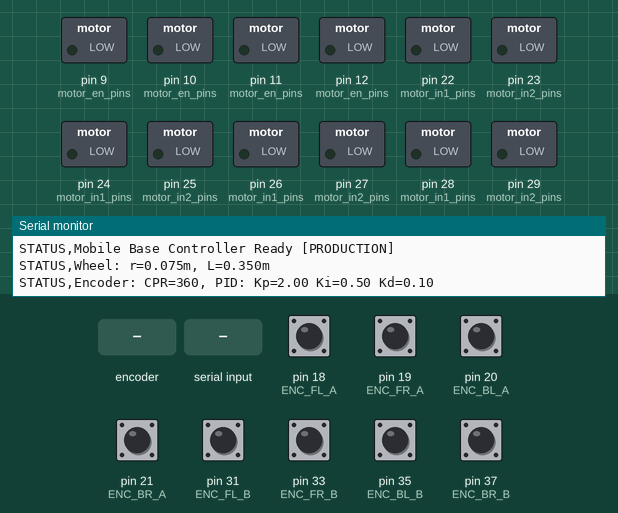
Simulated run of this sketch. Board: Arduino Mega 2560, built with avr-gcc and run on an emulated ATmega2560. Parts: switched loads named in the sketch (green lamp = pin HIGH), the last lines printed to the serial monitor. Dashed ring = blinking. The inputs (shaded band) are chosen by the test bench; at power-on: pin 18 (ENC_FL_A), pin 19 (ENC_FR_A), pin 20 (ENC_BL_A), pin 21 (ENC_BR_A), pin 31 (ENC_FL_B), pin 33 (ENC_FR_B), pin 35 (ENC_BL_B), pin 37 (ENC_BR_B) HIGH.

Above: at 1.2 s.
1.3 s: rotary encoder on pin 18 (ENC_FL_A) / pin 31 (ENC_FL_B) turned 3 steps (first pin leading)
At 1.57 s:
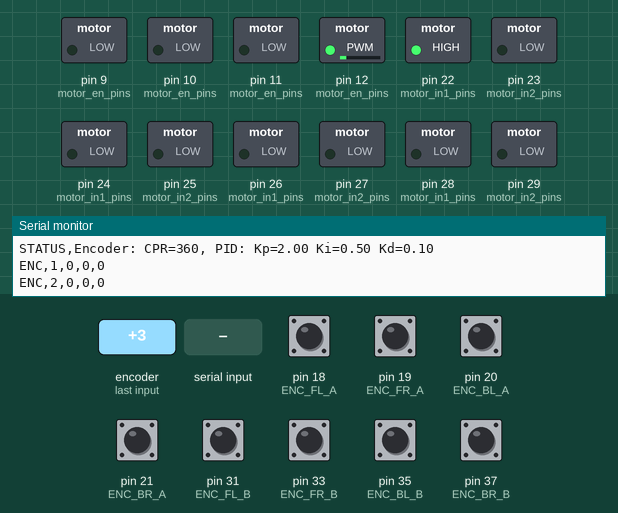
3.4 s: "VEL,,45\n" received over Serial
At 3.9 s:
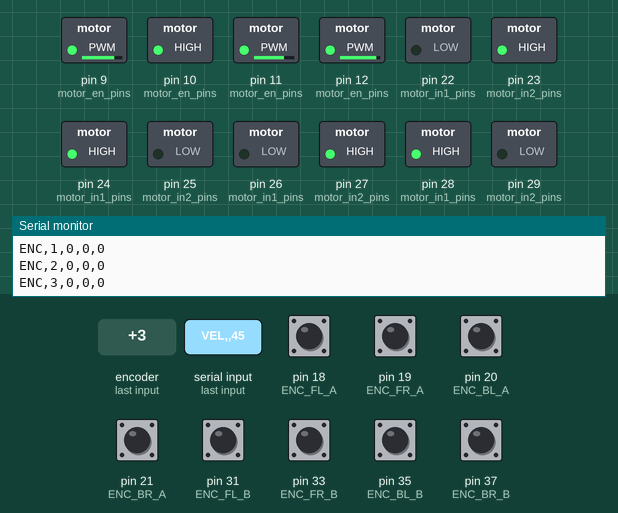
6.4 s: pin 19 (ENC_FR_A) pulled LOW for 0.15 s
At 7.7 s:
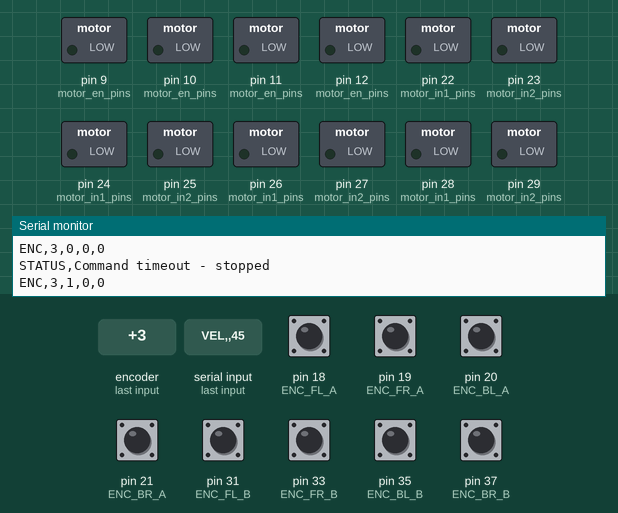
8.0 s: pin 20 (ENC_BL_A) pulled LOW for 0.15 s
At 9.2 s:
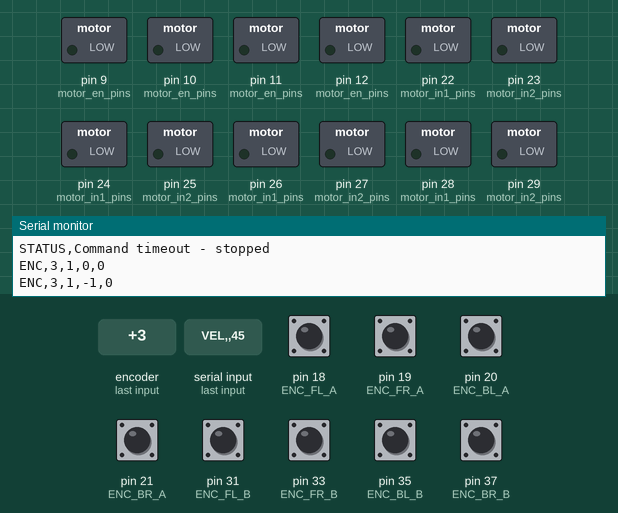
9.6 s: pin 21 (ENC_BR_A) pulled LOW for 0.15 s
At 10.4 s:
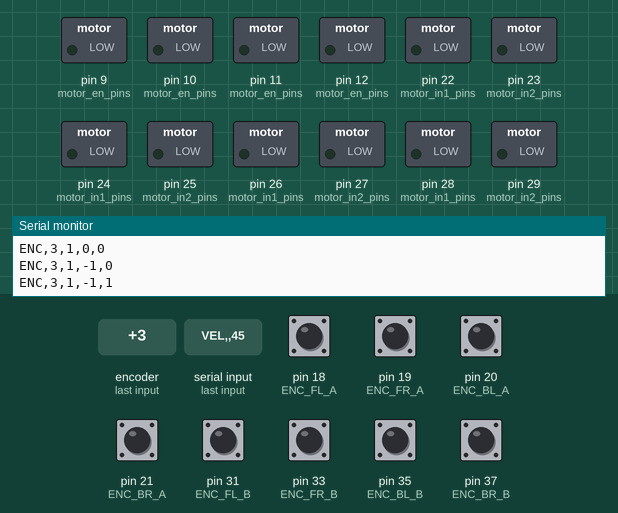
11.2 s: pin 19 (ENC_FR_A) pulled LOW for 1 s
At 12.5 s:
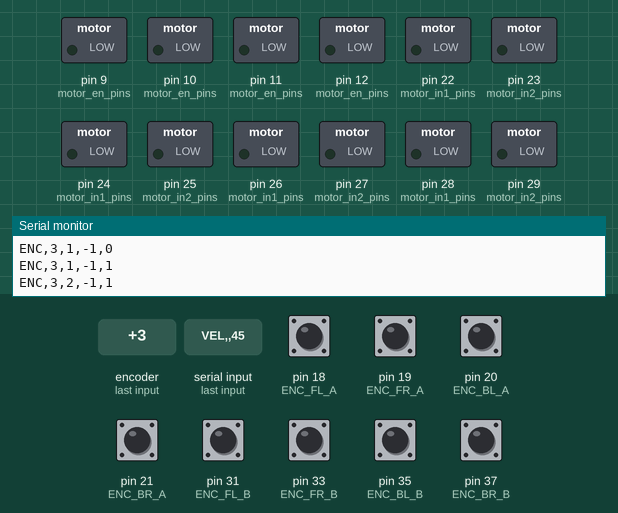
Timing chart, 0 to 14.2 s (numbered marks = the images above; inputs shaded):
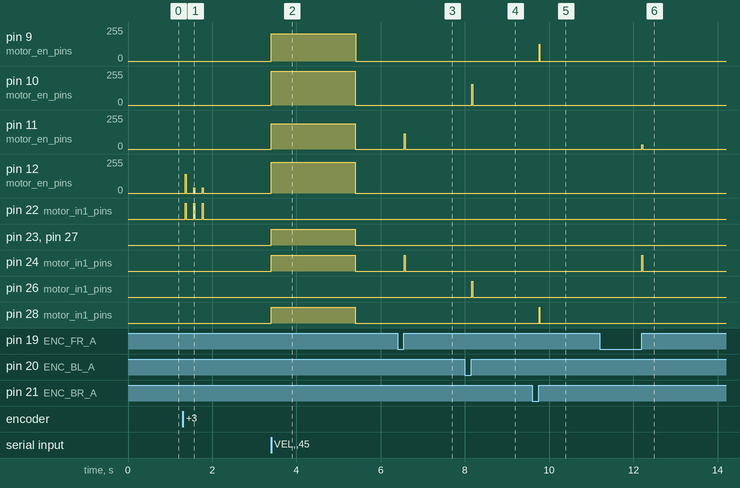

The sketch:

four_wheel_drive.ino
```cpp
/*
 * ============================================================================
 * MOBILE BASE CONTROLLER - PRODUCTION VERSION
 * ============================================================================
 *
 * Four-wheel differential drive robot controller for ROS2 integration
 *
 * FEATURES:
 * - Closed-loop PID velocity control per wheel
 * - Quadrature encoder feedback with debouncing
 * - Serial communication protocol for ROS2
 * - Differential drive kinematics
 * - Command timeout safety
 *
 * HARDWARE:
 * - Arduino Mega 2560
 * - 2x L298N H-bridge motor drivers
 * - 4x DC motors with quadrature encoders (360 CPR)
 *
 * SERIAL PROTOCOL (115200 baud):
 *   ROS -> Arduino:
 *     VEL,<linear_x>,<angular_z>  - Set velocity (m/s, rad/s)
 *     STOP                        - Emergency stop
 *     PID,<kp>,<ki>,<kd>         - Update PID gains
 *     RST                         - Reset encoders
 *     STATUS                      - Query status
 *
 *   Arduino -> ROS:
 *     ENC,<fl>,<fr>,<bl>,<br>    - Encoder counts (change-based)
 *     STATUS,<message>           - Status messages
 *
 * AUTHOR: [Your Name]
 * VERSION: 1.0 (Production)
 * DATE: December 2025
 * ============================================================================
 */

// ============================================================================
// CONFIGURATION PARAMETERS
// ============================================================================

// Serial Communication
#define SERIAL_BAUD 115200

// Robot Physical Parameters
#define WHEEL_RADIUS     0.075    // meters
#define WHEEL_BASE       0.35     // meters (left-right distance)
#define ENCODER_CPR      360      // Counts per revolution (quadrature decoded)

// Control Loop Timing
#define PID_SAMPLE_TIME  20       // milliseconds (50 Hz)
#define ENCODER_PUB_RATE 50       // Hz
#define CMD_TIMEOUT      2000     // milliseconds

// PID Controller Gains (tunable via serial)
float Kp = 2.0;
float Ki = 0.5;
float Kd = 0.1;

// Encoder Noise Filtering
#define ENCODER_DEBOUNCE_US 200   // microseconds

// Motor Calibration Factors (compensates for manufacturing variance)
// Adjust these to normalize wheel speeds and prevent drift
float motor_cal[4] = {0.902, 0.750, 1.00, 0.80};  // FL, FR, BL, BR

// ============================================================================
// HARDWARE PIN DEFINITIONS
// ============================================================================

// Motor Driver 1 - Front Wheels
#define M_FL_IN1  22    // Front Left direction A
#define M_FL_IN2  23    // Front Left direction B
#define M_FL_EN   12    // Front Left PWM speed control
#define M_FR_IN1  24    // Front Right direction A
#define M_FR_IN2  25    // Front Right direction B
#define M_FR_EN   11    // Front Right PWM speed control

// Motor Driver 2 - Rear Wheels
#define M_BL_IN1  26    // Back Left direction A
#define M_BL_IN2  27    // Back Left direction B
#define M_BL_EN   10    // Back Left PWM speed control
#define M_BR_IN1  28    // Back Right direction A
#define M_BR_IN2  29    // Back Right direction B
#define M_BR_EN   9     // Back Right PWM speed control

// Quadrature Encoders (interrupt-capable pins)
#define ENC_FL_A  18    // Front Left A (INT3)
#define ENC_FL_B  31    // Front Left B
#define ENC_FR_A  19    // Front Right A (INT2)
#define ENC_FR_B  33    // Front Right B
#define ENC_BL_A  20    // Back Left A (INT1)
#define ENC_BL_B  35    // Back Left B
#define ENC_BR_A  21    // Back Right A (INT0)
#define ENC_BR_B  37    // Back Right B

// ============================================================================
// GLOBAL STATE VARIABLES
// ============================================================================

// Encoder State (volatile for ISR access)
volatile long enc_counts[4] = {0, 0, 0, 0};           // FL, FR, BL, BR
volatile unsigned long last_isr_time[4] = {0, 0, 0, 0}; // Debounce tracking
long prev_enc_counts[4] = {0, 0, 0, 0};
long last_published_counts[4] = {0, 0, 0, 0};

// Encoder direction mapping (compensates for wiring polarity)
const int encoder_dir[4] = {1, -1, 1, -1};  // FL, FR, BL, BR

// Velocity Control State
float target_vel[4] = {0, 0, 0, 0};         // Target wheel velocities (rad/s)
float current_vel[4] = {0, 0, 0, 0};        // Measured wheel velocities (rad/s)

// PID Controller State
float pid_integral[4] = {0, 0, 0, 0};
float pid_prev_error[4] = {0, 0, 0, 0};

// Timing State
unsigned long last_pid_time = 0;
unsigned long last_enc_pub_time = 0;
unsigned long last_cmd_time = 0;

// Serial Command Buffer
String cmd_buffer = "";

// Motor Control Arrays (for indexed access)
const int motor_in1_pins[4] = {M_FL_IN1, M_FR_IN1, M_BL_IN1, M_BR_IN1};
const int motor_in2_pins[4] = {M_FL_IN2, M_FR_IN2, M_BL_IN2, M_BR_IN2};
const int motor_en_pins[4] = {M_FL_EN, M_FR_EN, M_BL_EN, M_BR_EN};
const int motor_direction[4] = {1, 1, 1, 1};  // Direction polarity

// ============================================================================
// MOTOR CONTROL MODULE
// ============================================================================

/**
 * Initialize motor driver pins and set motors to stopped state
 */
void setupMotors() {
  for (int i = 0; i < 4; i++) {
    pinMode(motor_in1_pins[i], OUTPUT);
    pinMode(motor_in2_pins[i], OUTPUT);
    pinMode(motor_en_pins[i], OUTPUT);

    // Initialize to stopped state
    digitalWrite(motor_in1_pins[i], LOW);
    digitalWrite(motor_in2_pins[i], LOW);
    analogWrite(motor_en_pins[i], 0);
  }
}

/**
 * Set motor speed and direction
 *
 * @param motor_idx Motor index (0-3: FL, FR, BL, BR)
 * @param pwm_like  PWM value: -255 (full reverse) to +255 (full forward)
 */
void setMotorOutput(int motor_idx, int pwm_like) {
  // Apply per-motor calibration
  float scaled_f = pwm_like * motor_cal[motor_idx];
  int scaled_pwm = (int)constrain(scaled_f, -255, 255);

  // Apply direction mapping
  int final_pwm = scaled_pwm * motor_direction[motor_idx];

  // Extract magnitude and direction
  int pwm_magnitude = abs(final_pwm);
  int direction = (final_pwm > 0) ? 1 : (final_pwm < 0) ? -1 : 0;

  // Set direction pins (H-bridge control)
  if (direction > 0) {
    // Forward
    digitalWrite(motor_in1_pins[motor_idx], HIGH);
    digitalWrite(motor_in2_pins[motor_idx], LOW);
  } else if (direction < 0) {
    // Reverse
    digitalWrite(motor_in1_pins[motor_idx], LOW);
    digitalWrite(motor_in2_pins[motor_idx], HIGH);
  } else {
    // Brake (both LOW)
    digitalWrite(motor_in1_pins[motor_idx], LOW);
    digitalWrite(motor_in2_pins[motor_idx], LOW);
  }

  // Set speed via PWM
  analogWrite(motor_en_pins[motor_idx], pwm_magnitude);
}

/**
 * Emergency stop - halt all motors and reset control state
 */
void stopAllMotors() {
  for (int i = 0; i < 4; i++) {
    setMotorOutput(i, 0);
    target_vel[i] = 0;
    pid_integral[i] = 0;
    pid_prev_error[i] = 0;
  }
}

// ============================================================================
// ENCODER MODULE
// ============================================================================

/**
 * Initialize encoder pins and attach interrupts
 */
void setupEncoders() {
  // Configure encoder pins as inputs with pull-ups
  pinMode(ENC_FL_A, INPUT_PULLUP);
  pinMode(ENC_FL_B, INPUT_PULLUP);
  pinMode(ENC_FR_A, INPUT_PULLUP);
  pinMode(ENC_FR_B, INPUT_PULLUP);
  pinMode(ENC_BL_A, INPUT_PULLUP);
  pinMode(ENC_BL_B, INPUT_PULLUP);
  pinMode(ENC_BR_A, INPUT_PULLUP);
  pinMode(ENC_BR_B, INPUT_PULLUP);

  // Attach interrupts (2x decoding on rising edge of channel A)
  attachInterrupt(digitalPinToInterrupt(ENC_FL_A), isr_enc_fl, RISING);
  attachInterrupt(digitalPinToInterrupt(ENC_FR_A), isr_enc_fr, RISING);
  attachInterrupt(digitalPinToInterrupt(ENC_BL_A), isr_enc_bl, RISING);
  attachInterrupt(digitalPinToInterrupt(ENC_BR_A), isr_enc_br, RISING);
}

/**
 * Interrupt Service Routines (ISR) for quadrature encoders
 * Uses 2x decoding: counts on rising edge of channel A
 * Includes debouncing to filter electrical noise
 */

void isr_enc_fl() {
  unsigned long now = micros();
  if (now - last_isr_time[0] < ENCODER_DEBOUNCE_US) return;
  last_isr_time[0] = now;

  enc_counts[0] += digitalRead(ENC_FL_B) ? -1 : 1;
}

void isr_enc_fr() {
  unsigned long now = micros();
  if (now - last_isr_time[1] < ENCODER_DEBOUNCE_US) return;
  last_isr_time[1] = now;

  enc_counts[1] += digitalRead(ENC_FR_B) ? 1 : -1;
}

void isr_enc_bl() {
  unsigned long now = micros();
  if (now - last_isr_time[2] < ENCODER_DEBOUNCE_US) return;
  last_isr_time[2] = now;

  enc_counts[2] += digitalRead(ENC_BL_B) ? -1 : 1;
}

void isr_enc_br() {
  unsigned long now = micros();
  if (now - last_isr_time[3] < ENCODER_DEBOUNCE_US) return;
  last_isr_time[3] = now;

  enc_counts[3] += digitalRead(ENC_BR_B) ? 1 : -1;
}

/**
 * Atomically read encoder counts
 *
 * @param counts Output array for encoder values (4 elements)
 */
void getEncoderCounts(long* counts) {
  noInterrupts();
  for (int i = 0; i < 4; i++) {
    counts[i] = enc_counts[i];
  }
  interrupts();
}

/**
 * Reset all encoder counts to zero
 */
void resetEncoders() {
  noInterrupts();
  for (int i = 0; i < 4; i++) {
    enc_counts[i] = 0;
    prev_enc_counts[i] = 0;
    last_published_counts[i] = 0;
  }
  interrupts();
}

// ============================================================================
// PID CONTROLLER MODULE
// ============================================================================

/**
 * Compute PID control output
 *
 * @param motor_idx Motor index (0-3)
 * @param target    Target velocity (rad/s)
 * @param current   Measured velocity (rad/s)
 * @param dt        Time delta (seconds)
 * @return          PWM magnitude (0-255)
 */
float computePID(int motor_idx, float target, float current, float dt) {
  float error = target - current;

  // Proportional term
  float p_term = Kp * error;

  // Integral term with anti-windup
  pid_integral[motor_idx] += error * dt;
  pid_integral[motor_idx] = constrain(pid_integral[motor_idx], -100, 100);
  float i_term = Ki * pid_integral[motor_idx];

  // Derivative term
  float d_term = 0;
  if (dt > 0) {
    d_term = Kd * (error - pid_prev_error[motor_idx]) / dt;
  }
  pid_prev_error[motor_idx] = error;

  // Compute output and scale to PWM range
  float output = (p_term + i_term + d_term) * 25.5;  // Scale factor

  return constrain(fabs(output), 0, 255);
}

/**
 * Update PID controllers for all wheels
 * Runs at fixed sample rate (PID_SAMPLE_TIME)
 */
void updatePID() {
  unsigned long now = millis();
  float dt = (now - last_pid_time) / 1000.0;

  if (dt < (PID_SAMPLE_TIME / 1000.0)) return;

  // Get current encoder counts
  long counts[4];
  getEncoderCounts(counts);

  // Calculate wheel velocities from encoder deltas
  for (int i = 0; i < 4; i++) {
    long raw_delta = counts[i] - prev_enc_counts[i];
    long delta = raw_delta * encoder_dir[i];  // Normalize direction
    prev_enc_counts[i] = counts[i];

    // Convert ticks to rad/s: velocity = (delta_ticks / CPR) * 2π / dt
    current_vel[i] = (delta * 2.0 * PI) / (ENCODER_CPR * dt);
  }

  // Update PID for each wheel
  for (int i = 0; i < 4; i++) {
    float vel_error = target_vel[i] - current_vel[i];
    const float VEL_DEADBAND = 0.3;  // rad/s

    // If within deadband, consider target reached
    if (fabs(vel_error) < VEL_DEADBAND) {
      setMotorOutput(i, 0);
      pid_integral[i] = 0;
      continue;
    }

    // Compute PID output (magnitude only)
    int pwm_mag = (int)computePID(i, fabs(target_vel[i]), fabs(current_vel[i]), dt);

    // Apply direction based on target sign
    int pwm = (target_vel[i] >= 0) ? pwm_mag : -pwm_mag;

    // Command motor
    setMotorOutput(i, pwm);
  }

  last_pid_time = now;
}

// ============================================================================
// DIFFERENTIAL DRIVE KINEMATICS
// ============================================================================

/**
 * Convert twist command to wheel velocities
 *
 * @param linear_x  Linear velocity (m/s)
 * @param angular_z Angular velocity (rad/s)
 */
void setVelocityCommand(float linear_x, float angular_z) {
  // Differential drive inverse kinematics
  float v_left = linear_x - (angular_z * WHEEL_BASE / 2.0);
  float v_right = linear_x + (angular_z * WHEEL_BASE / 2.0);

  // Convert linear to angular velocity: ω = v / r
  float omega_left = v_left / WHEEL_RADIUS;
  float omega_right = v_right / WHEEL_RADIUS;

  // Set target velocities (FL & BL = left, FR & BR = right)
  target_vel[0] = omega_left;   // Front Left
  target_vel[1] = omega_right;  // Front Right
  target_vel[2] = omega_left;   // Back Left
  target_vel[3] = omega_right;  // Back Right

  // Update watchdog timer
  last_cmd_time = millis();
}

// ============================================================================
// SERIAL COMMUNICATION MODULE
// ============================================================================

/**
 * Process incoming serial command
 *
 * @param cmd Command string
 */
void processCommand(String cmd) {
  cmd.trim();

  if (cmd.startsWith("VEL,")) {
    // Parse: VEL,<linear_x>,<angular_z>
    int idx1 = cmd.indexOf(',');
    int idx2 = cmd.indexOf(',', idx1 + 1);

    if (idx2 > idx1) {
      float linear_x = cmd.substring(idx1 + 1, idx2).toFloat();
      float angular_z = cmd.substring(idx2 + 1).toFloat();
      setVelocityCommand(linear_x, angular_z);
    }
  }
  else if (cmd == "STOP") {
    stopAllMotors();
    Serial.println("STATUS,Stopped");
  }
  else if (cmd.startsWith("PID,")) {
    // Parse: PID,<kp>,<ki>,<kd>
    int idx1 = cmd.indexOf(',');
    int idx2 = cmd.indexOf(',', idx1 + 1);
    int idx3 = cmd.indexOf(',', idx2 + 1);

    if (idx3 > idx2 && idx2 > idx1) {
      Kp = cmd.substring(idx1 + 1, idx2).toFloat();
      Ki = cmd.substring(idx2 + 1, idx3).toFloat();
      Kd = cmd.substring(idx3 + 1).toFloat();

      Serial.print("STATUS,PID updated: Kp=");
      Serial.print(Kp, 2);
      Serial.print(" Ki=");
      Serial.print(Ki, 2);
      Serial.print(" Kd=");
      Serial.println(Kd, 2);
    }
  }
  else if (cmd == "RST") {
    resetEncoders();
    Serial.println("STATUS,Encoders reset");
  }
  else if (cmd == "STATUS") {
    Serial.print("STATUS,Vel:[");
    Serial.print(target_vel[0], 2);
    Serial.print(",");
    Serial.print(target_vel[1], 2);
    Serial.print(",");
    Serial.print(target_vel[2], 2);
    Serial.print(",");
    Serial.print(target_vel[3], 2);
    Serial.println("]");
  }
}

/**
 * Read and process incoming serial data
 */
void readSerial() {
  while (Serial.available()) {
    char c = Serial.read();

    if (c == '\n') {
      if (cmd_buffer.length() > 0) {
        processCommand(cmd_buffer);
        cmd_buffer = "";
      }
    } else if (c != '\r') {
      cmd_buffer += c;
    }
  }
}

/**
 * Publish encoder counts to serial (change-based)
 * Only publishes when values have changed to reduce bandwidth
 */
void publishEncoderCounts() {
  unsigned long now = millis();
  unsigned long pub_interval = 1000 / ENCODER_PUB_RATE;

  if (now - last_enc_pub_time < pub_interval) return;

  long counts[4];
  getEncoderCounts(counts);

  // Check if any encoder changed
  bool changed = false;
  for (int i = 0; i < 4; i++) {
    if (counts[i] != last_published_counts[i]) {
      changed = true;
      break;
    }
  }

  if (changed) {
    Serial.print("ENC,");
    Serial.print(counts[0]);
    Serial.print(",");
    Serial.print(counts[1]);
    Serial.print(",");
    Serial.print(counts[2]);
    Serial.print(",");
    Serial.println(counts[3]);

    // Update last published values
    for (int i = 0; i < 4; i++) {
      last_published_counts[i] = counts[i];
    }
  }

  last_enc_pub_time = now;
}

/**
 * Command timeout watchdog
 * Stops motors if no command received within CMD_TIMEOUT
 */
void checkCommandTimeout() {
  unsigned long dt = millis() - last_cmd_time;

  if (dt > CMD_TIMEOUT) {
    bool any_moving = false;
    for (int i = 0; i < 4; i++) {
      if (target_vel[i] != 0) {
        any_moving = true;
        break;
      }
    }

    if (any_moving) {
      stopAllMotors();
      Serial.println("STATUS,Command timeout - stopped");
    }
  }
}

// ============================================================================
// MAIN PROGRAM
// ============================================================================

void setup() {
  // Initialize serial communication
  Serial.begin(SERIAL_BAUD);
  while (!Serial) {
    ;  // Wait for serial port
  }

  // Initialize hardware
  setupMotors();
  setupEncoders();

  // Initialize timing
  last_pid_time = millis();
  last_enc_pub_time = millis();
  last_cmd_time = millis();

  // Print startup message
  Serial.println("STATUS,Mobile Base Controller Ready [PRODUCTION]");
  Serial.print("STATUS,Wheel: r=");
  Serial.print(WHEEL_RADIUS, 3);
  Serial.print("m, L=");
  Serial.print(WHEEL_BASE, 3);
  Serial.println("m");
  Serial.print("STATUS,Encoder: CPR=");
  Serial.print(ENCODER_CPR);
  Serial.print(", PID: Kp=");
  Serial.print(Kp, 2);
  Serial.print(" Ki=");
  Serial.print(Ki, 2);
  Serial.print(" Kd=");
  Serial.println(Kd, 2);
}

void loop() {
  // Read serial commands
  readSerial();

  // Safety: command timeout watchdog
  checkCommandTimeout();

  // Control: update PID controllers
  updatePID();

  // Communication: publish encoder feedback
  publishEncoderCounts();
}
```

Measured:
- after the input at 1.3 s, pin 12 (motor_en_pins): 0/255 → 139/255 after 0.06 s, then repeats every 0.20 s: 0/255 0.18 s, 39/255 0.02 s, until it stays 0/255 from 1.8 s; pin 22 (motor_in1_pins): alternates HIGH for 0.02 s and LOW for 0.18 s, 6 changes in all, then stays LOW, starting after 0.06 s
- after the input at 3.4 s, pin 9 (motor_en_pins): 0/255 → 204/255 at once, → 0/255 2.0 s later; pin 10 (motor_en_pins): 0/255 → 255/255 at once, → 0/255 2.0 s later
- after the input at 6.4 s, pin 11 (motor_en_pins): 0/255 → 116/255 after 0.16 s, → 0/255 0.02 s later; pin 24 (motor_in1_pins): LOW → HIGH after 0.16 s, → LOW 0.02 s later
- after the input at 8.0 s, pin 10 (motor_en_pins): 0/255 → 155/255 after 0.16 s, → 0/255 0.02 s later; pin 26 (motor_in1_pins): LOW → HIGH after 0.16 s, → LOW 0.02 s later
- after the input at 9.6 s, pin 9 (motor_en_pins): 0/255 → 124/255 after 0.16 s, → 0/255 0.02 s later; pin 28 (motor_in1_pins): LOW → HIGH after 0.16 s, → LOW 0.02 s later
- after the input at 11.2 s, pin 11 (motor_en_pins): 0/255 → 33/255 after 1.0 s, → 0/255 0.02 s later; pin 24 (motor_in1_pins): LOW → HIGH after 1.0 s, → LOW 0.02 s later
